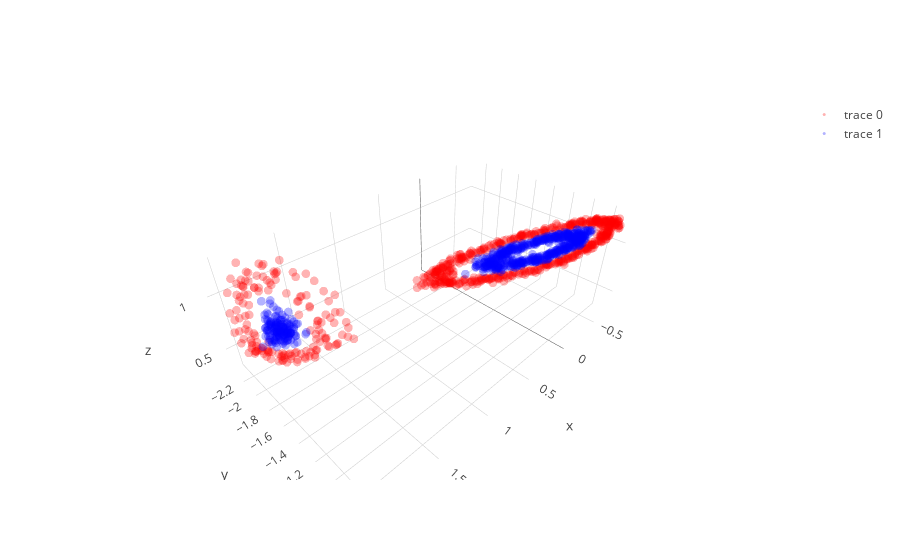
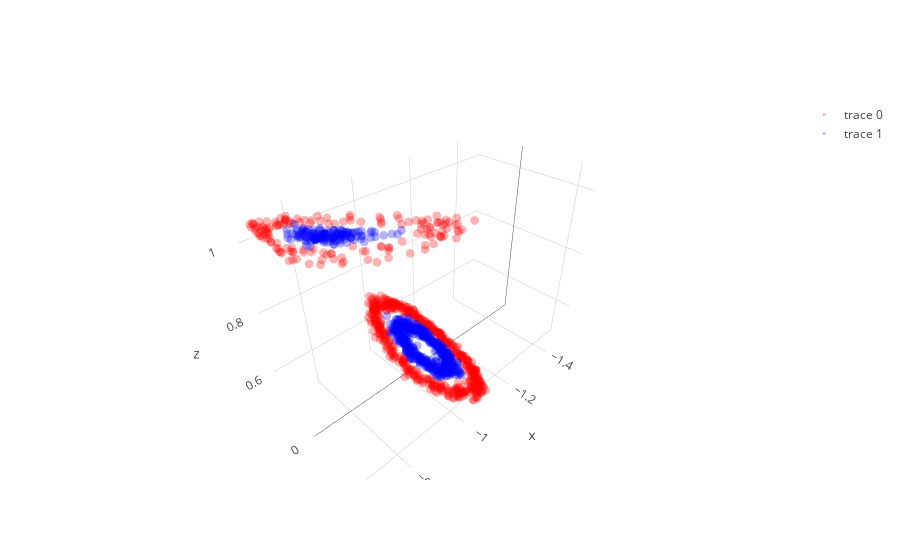
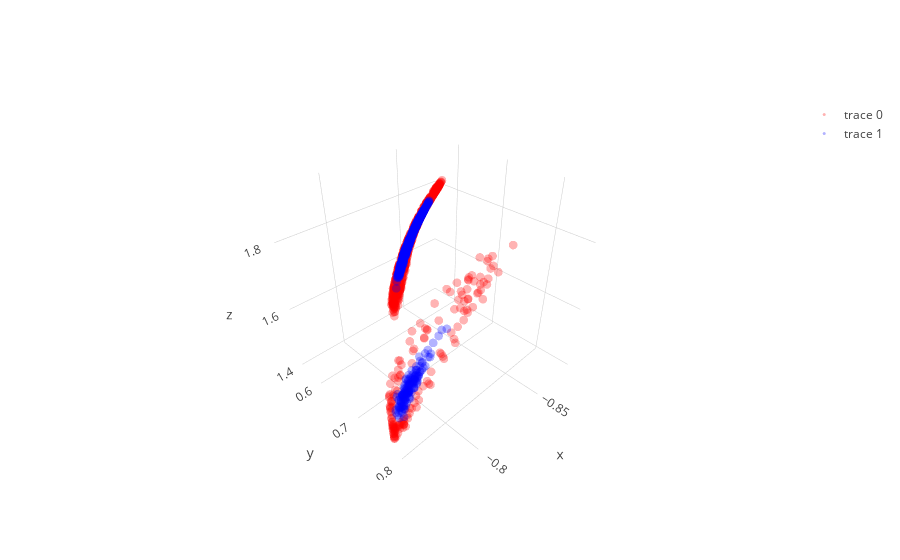

Notebook cell for these charts, in order:
### Code cell
layer1,layer1_var = l1.feed_non(X)
layer2,layer2_var = l2.feed_non(layer1)
layer3,layer3_var = l3.feed_non(layer2)
layer4,layer4_var = l4.feed_linear(layer3)

show_3D(layer1)  
show_3D(layer2)    
show_3D(layer3)   

plt.figure(figsize=(8,6))
plt.scatter(layer4[y==0, 0], np.zeros((len(dsad)//2,1)), color='red',  alpha=0.1)
plt.scatter(layer4[y==1, 0], np.zeros((len(dsad)//2,1)), color='blue', alpha=0.1)
plt.show()

### Figure 1 — Plotly figure (JSON) as saved in the notebook; plotly's stock layout.template omitted (floating-point values rounded to 4 significant figures; data arrays with more than 128 entries replaced by an {"elided": "..."} marker saying what was removed)
{"data": [{"line": {"color": "red", "width": 0.5}, "marker": {"opacity": 0.3, "size": 3}, "mode": "markers", "type": "scatter3d", "uid": "20ca0923-1fdd-4c0e-9e0e-e88f6bada28d", "x": {"elided": "650 float values"}, "y": {"elided": "650 float values"}, "z": {"elided": "650 float values"}}, {"line": {"color": "blue", "width": 0.5}, "marker": {"opacity": 0.3, "size": 3}, "mode": "markers", "type": "scatter3d", "uid": "b924c5fa-c77d-4933-b51f-370165ff935d", "x": {"elided": "650 float values"}, "y": {"elided": "650 float values"}, "z": {"elided": "650 float values"}}], "layout": {}}

### Figure 2 — Plotly figure (JSON) as saved in the notebook; plotly's stock layout.template omitted (floating-point values rounded to 4 significant figures; data arrays with more than 128 entries replaced by an {"elided": "..."} marker saying what was removed)
{"data": [{"line": {"color": "red", "width": 0.5}, "marker": {"opacity": 0.3, "size": 3}, "mode": "markers", "type": "scatter3d", "uid": "a3c319a6-1161-43a6-bb03-071c39f7890c", "x": {"elided": "650 float values"}, "y": {"elided": "650 float values"}, "z": {"elided": "650 float values"}}, {"line": {"color": "blue", "width": 0.5}, "marker": {"opacity": 0.3, "size": 3}, "mode": "markers", "type": "scatter3d", "uid": "dc09e4c1-c354-497e-85d0-368fb24b5e69", "x": {"elided": "650 float values"}, "y": {"elided": "650 float values"}, "z": {"elided": "650 float values"}}], "layout": {}}

### Figure 3 — Plotly figure (JSON) as saved in the notebook; plotly's stock layout.template omitted (floating-point values rounded to 4 significant figures; data arrays with more than 128 entries replaced by an {"elided": "..."} marker saying what was removed)
{"data": [{"line": {"color": "red", "width": 0.5}, "marker": {"opacity": 0.3, "size": 3}, "mode": "markers", "type": "scatter3d", "uid": "2ae7bd0d-79f5-471b-b2df-a3b7aab8079d", "x": {"elided": "650 float values"}, "y": {"elided": "650 float values"}, "z": {"elided": "650 float values"}}, {"line": {"color": "blue", "width": 0.5}, "marker": {"opacity": 0.3, "size": 3}, "mode": "markers", "type": "scatter3d", "uid": "5b7b5785-21b1-478e-8708-c918e50b6419", "x": {"elided": "650 float values"}, "y": {"elided": "650 float values"}, "z": {"elided": "650 float values"}}], "layout": {}}
